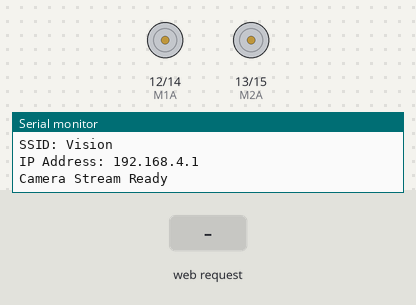
This sketch was run on a simulated ESP32. Shown: motor-driver pin pairs drawn as motors (green arrow = first pin HIGH = forward, orange = second pin HIGH = backward, longer = more drive), the last lines printed to the serial monitor. The test bench sets the inputs (shaded band). The camera gives no picture.

Above: at 1.5 s.
1.6 s: HTTP request GET /F received
At 2.5 s:
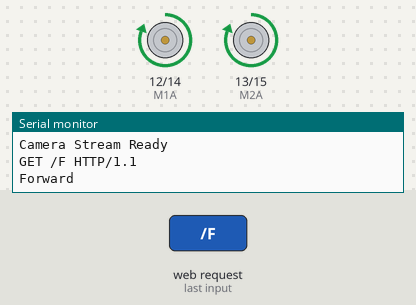
3.1 s: HTTP request GET /B received
At 3.6 s:
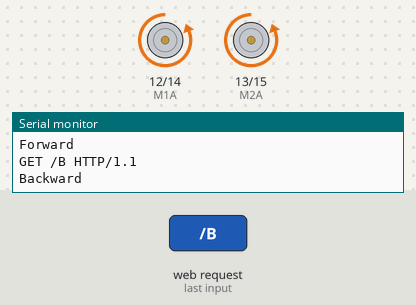
4.6 s: HTTP request GET /L received
At 5.8 s:
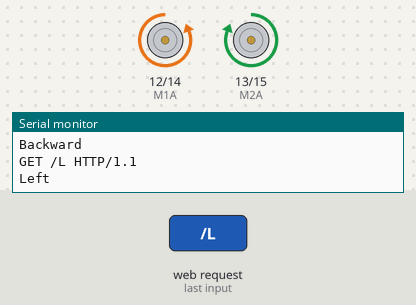
6.1 s: HTTP request GET /R received
At 7.0 s:
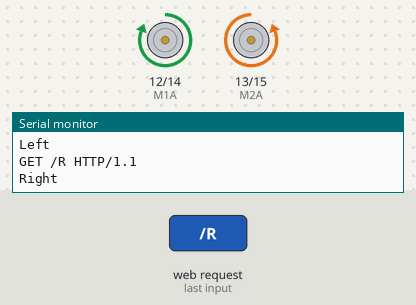
Timing chart, 0 to 8.6 s (numbered marks = the images above; inputs shaded):
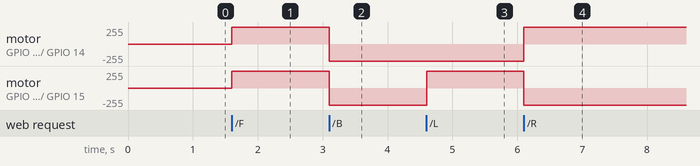

Measured:
- after the input at 1.6 s, motor on GPIO 12 (M1A) / GPIO 14 (M1B), motor on GPIO 13 (M2A) / GPIO 15 (M2B): stopped → forward 255/255 at once
- after the input at 3.1 s, motor on GPIO 12 (M1A) / GPIO 14 (M1B), motor on GPIO 13 (M2A) / GPIO 15 (M2B): forward 255/255 → backward 255/255 at once
- after the input at 4.6 s, motor on GPIO 13 (M2A) / GPIO 15 (M2B): backward 255/255 → forward 255/255 at once
- after the input at 6.1 s, motor on GPIO 12 (M1A) / GPIO 14 (M1B): backward 255/255 → forward 255/255 at once; motor on GPIO 13 (M2A) / GPIO 15 (M2B): forward 255/255 → backward 255/255 at once

The sketch:

RC_LS_may02a.ino
```cpp
#include "esp_camera.h"
#include <WiFi.h>
#include "esp_timer.h"
#include "img_converters.h"
#include "Arduino.h"
#include "fb_gfx.h"
#include "soc/soc.h"
#include "soc/rtc_cntl_reg.h"
#include "esp_http_server.h"

// =========================
// Access Point Credentials
// =========================

const char* ssid = "Vision";
const char* password = "12345678";

// Robotic car controller on port 81
WiFiServer server(81);

// Motor Pins
int M1A = 12;
int M1B = 14;

int M2A = 13;
int M2B = 15;

String command;

// =========================
// Camera Model
// =========================

#define CAMERA_MODEL_AI_THINKER

#if defined(CAMERA_MODEL_AI_THINKER)

#define PWDN_GPIO_NUM     32
#define RESET_GPIO_NUM    -1
#define XCLK_GPIO_NUM      0

#define SIOD_GPIO_NUM     26
#define SIOC_GPIO_NUM     27

#define Y9_GPIO_NUM       35
#define Y8_GPIO_NUM       34
#define Y7_GPIO_NUM       39
#define Y6_GPIO_NUM       36
#define Y5_GPIO_NUM       21
#define Y4_GPIO_NUM       19
#define Y3_GPIO_NUM       18
#define Y2_GPIO_NUM        5

#define VSYNC_GPIO_NUM    25
#define HREF_GPIO_NUM     23
#define PCLK_GPIO_NUM     22

#endif

// =========================
// Stream Definitions
// =========================

#define PART_BOUNDARY "123456789000000000000987654321"

static const char* _STREAM_CONTENT_TYPE =
"multipart/x-mixed-replace;boundary=" PART_BOUNDARY;

static const char* _STREAM_BOUNDARY =
"\r\n--" PART_BOUNDARY "\r\n";

static const char* _STREAM_PART =
"Content-Type: image/jpeg\r\nContent-Length: %u\r\n\r\n";

httpd_handle_t camera_httpd = NULL;

//Prototype functions
void forward();
void backward();
void left();
void right();
void stopCar();

// =========================
// HTML Page
// =========================

static const char PROGMEM INDEX_HTML[] = R"rawliteral(

<!DOCTYPE html>
<html>

<head>

  <title>ESP32-CAM Fullscreen Stream</title>

  <meta name="viewport"
        content="width=device-width, initial-scale=1.0">

  <style>

    *{
      margin:0;
      padding:0;
      box-sizing:border-box;
    }

    html, body{
      width:100%;
      height:100%;
      overflow:hidden;
      background:black;
    }

    #photo{
      width:100vw;
      height:100vh;

      object-fit:cover;
    }

  </style>

</head>

<body>

  <img id="photo">

  <script>

    window.onload = function()
    {
      document.getElementById("photo").src =
      "http://" + window.location.hostname + "/stream";
    };

  </script>

</body>

</html>

)rawliteral";


// =========================
// Home Page Handler
// =========================

static esp_err_t index_handler(httpd_req_t *req)
{
  httpd_resp_set_type(req, "text/html");

  return httpd_resp_send(
           req,
           (const char *)INDEX_HTML,
           strlen(INDEX_HTML)
         );
}

// =========================
// Stream Handler
// =========================

static esp_err_t stream_handler(httpd_req_t *req)
{
    camera_fb_t * fb = NULL;
    esp_err_t res = ESP_OK;

    char buf[64];

    res = httpd_resp_set_type(req,
          "multipart/x-mixed-replace; boundary=frame");

    if(res != ESP_OK)
    {
        return res;
    }

    while(true)
    {
        fb = esp_camera_fb_get();

        if(!fb)
        {
            Serial.println("Camera capture failed");
            continue;
        }

        size_t hlen = snprintf(
                        buf,
                        sizeof(buf),
                        "--frame\r\n"
                        "Content-Type: image/jpeg\r\n"
                        "Content-Length: %u\r\n\r\n",
                        fb->len
                      );

        res = httpd_resp_send_chunk(
                req,
                buf,
                hlen
              );

        if(res == ESP_OK)
        {
            res = httpd_resp_send_chunk(
                    req,
                    (const char *)fb->buf,
                    fb->len
                  );
        }

        if(res == ESP_OK)
        {
            res = httpd_resp_send_chunk(
                    req,
                    "\r\n",
                    2
                  );
        }

        esp_camera_fb_return(fb);

        if(res != ESP_OK)
        {
            break;
        }
    }

    return res;
}

// =========================
// Start Web Server
// =========================

void startCameraServer()
{
  httpd_config_t config =
    HTTPD_DEFAULT_CONFIG();

  config.server_port = 80;

  httpd_uri_t index_uri = {
    .uri       = "/",
    .method    = HTTP_GET,
    .handler   = index_handler,
    .user_ctx  = NULL
  };

  httpd_uri_t stream_uri = {
    .uri       = "/stream",
    .method    = HTTP_GET,
    .handler   = stream_handler,
    .user_ctx  = NULL
  };

  if(httpd_start(&camera_httpd, &config)
      == ESP_OK)
  {
    httpd_register_uri_handler(
      camera_httpd,
      &index_uri
    );

    httpd_register_uri_handler(
      camera_httpd,
      &stream_uri
    );
  }
}

// =========================
// Setup
// =========================

void setup()
{

  Serial.begin(115200);

  pinMode(M1A, OUTPUT);
  pinMode(M1B, OUTPUT);
  pinMode(M2A, OUTPUT);
  pinMode(M2B, OUTPUT);

  // Start WiFi Access Point
  WiFi.softAP(ssid, password);
  Serial.println(ssid);

  Serial.println("WiFi Started");
  Serial.print("IP Address: ");
  Serial.println(WiFi.softAPIP());

  server.begin();
  WRITE_PERI_REG(
    RTC_CNTL_BROWN_OUT_REG,
    0
  );

  Serial.setDebugOutput(false);

  // ======================
  // Camera Configuration
  // ======================

  camera_config_t config;

  config.ledc_channel = LEDC_CHANNEL_0;
  config.ledc_timer = LEDC_TIMER_0;

  config.pin_d0 = Y2_GPIO_NUM;
  config.pin_d1 = Y3_GPIO_NUM;
  config.pin_d2 = Y4_GPIO_NUM;
  config.pin_d3 = Y5_GPIO_NUM;
  config.pin_d4 = Y6_GPIO_NUM;
  config.pin_d5 = Y7_GPIO_NUM;
  config.pin_d6 = Y8_GPIO_NUM;
  config.pin_d7 = Y9_GPIO_NUM;

  config.pin_xclk = XCLK_GPIO_NUM;
  config.pin_pclk = PCLK_GPIO_NUM;

  config.pin_vsync = VSYNC_GPIO_NUM;
  config.pin_href = HREF_GPIO_NUM;

  config.pin_sscb_sda = SIOD_GPIO_NUM;
  config.pin_sscb_scl = SIOC_GPIO_NUM;

  config.pin_pwdn = PWDN_GPIO_NUM;
  config.pin_reset = RESET_GPIO_NUM;

  config.xclk_freq_hz = 20000000;

  config.pixel_format = PIXFORMAT_JPEG;

  // Stable Settings

config.frame_size = FRAMESIZE_QQVGA;
config.jpeg_quality = 15;
config.fb_count = 1;

  // ======================
  // Camera Init
  // ======================

  esp_err_t err =
    esp_camera_init(&config);

  if(err != ESP_OK)
  {
    Serial.printf(
      "Camera init failed: 0x%x",
      err
    );

    return;
  }

  // ======================
  // Start Access Point
  // ======================

  WiFi.softAP(ssid, password);

  IPAddress IP = WiFi.softAPIP();

  Serial.println("");
  Serial.println("Access Point Started");

  Serial.print("SSID: ");
  Serial.println(ssid);

  Serial.print("IP Address: ");
  Serial.println(IP);

  // ======================
  // Start Camera Server
  // ======================

  startCameraServer();

  Serial.println("Camera Stream Ready");
}

// =========================
// Loop
// =========================

void loop()
{
    WiFiClient client = server.available();

  if (client)  // CHECK CLIENT FIRST
  {
   // Serial.println("Client Connected");

    String request = client.readStringUntil('\r');
    Serial.println(request);

    client.flush(); // clear remaining data

    // ===== COMMAND PARSING =====
    if (request.indexOf("GET /F") >= 0) {
      forward();
     client.println("Content-type:text/plain");
    client.println("Connection: close");
    client.println();
    client.println("forward ");
      Serial.println("Forward");
    }
    else if (request.indexOf("GET /B") >= 0) {
      backward();
      client.println("<h1>backward</h1>");
      Serial.println("Backward");
    }
    else if (request.indexOf("GET /L") >= 0) {
      left();
      client.println("<h1>Left</h1>");
      Serial.println("Left");
    }
    else if (request.indexOf("GET /R") >= 0) {
      right();
      client.println("<h1>Right</h1>");
      Serial.println("Right");
    }
    else if (request.indexOf("GET /S") >= 0) {
      stopCar();
      client.println("<h1>Stop</h1>");
      Serial.println("Stop");
    }

    // ===== ALWAYS SEND RESPONSE =====
    client.println("HTTP/1.1 200 OK");
    client.println("Content-type:text/plain");
    client.println("Connection: close");
    client.println();
    client.println("OK");

    client.stop();
   // Serial.println("Client Disconnected");
  }
  delay(1);
}

void forward()
{
  digitalWrite(M1A, HIGH);
  digitalWrite(M1B, LOW);

  digitalWrite(M2A, HIGH);
  digitalWrite(M2B, LOW);
}

void backward()
{
  digitalWrite(M1A, LOW);
  digitalWrite(M1B, HIGH);

  digitalWrite(M2A, LOW);
  digitalWrite(M2B, HIGH);
}

void left()
{
  digitalWrite(M1A, LOW);
  digitalWrite(M1B, HIGH);

  digitalWrite(M2A, HIGH);
  digitalWrite(M2B, LOW);
}

void right()
{
  digitalWrite(M1A, HIGH);
  digitalWrite(M1B, LOW);

  digitalWrite(M2A, LOW);
  digitalWrite(M2B, HIGH);
}

void stopCar()
{
  digitalWrite(M1A, LOW);
  digitalWrite(M1B, LOW);

  digitalWrite(M2A, LOW);
  digitalWrite(M2B, LOW);
}
```
